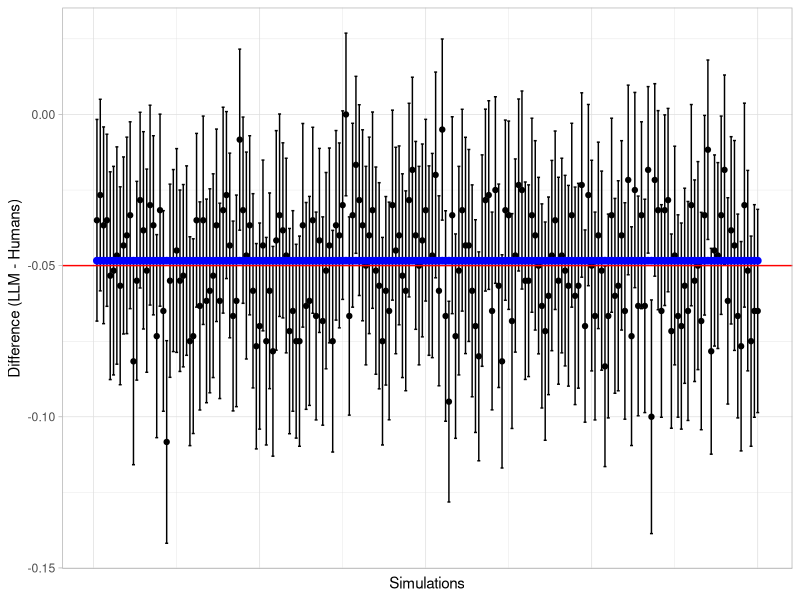

This chart was generated by the following R code:
library(tidyverse)
library(marginaleffects)

# In the first simulation I implemented the acccuracy of each coder is the only
# random varaible. The underlying accuracies of each coder, the llm, and the
# many reports each coder extract is the same in each simulation. Consinder 2nd
# version of simulation for that.

# In a first version of the simulation I actually had Type I error inflation
# when using cluster robus standard errors, because was data was INdependent,
# because I'm stupid and did no assign a difficult parameter for each report.
# This messed up the clustering formula.

# Null Hypthesis is true, LLM is actually slightly worse than humans.

set.seed(2)

llm_skill   <- 0.899 # Just more than 5% worse. How many times wouuld we say that llm is not more than 5% worse, if it actually is?

results <- data.frame()
results.ml <- data.frame()
true_difference_sim <- numeric()

n_human_coders_per_report <- 2 # Number of humans coding each report

sd_difficulty <- 0.5 # Standard deviation for report difficulty (logit scale)
correlation_difficulty <- -0.2 # Correlation between human and LLM difficulty

# NOTE: As the inherent human skill is very very close to one (see blow),
# increasing the SD of the difficulty (this is on the logit scale), will cause
# the overall accuracy to go down. Because large positive values of the
# difficulty will only increase the accuracy on the probability scale from e.g.,
# 0.95 to 0.98, but large negative values will decrease it from 0.95 to much
# lower values. It's linear on the logit scale, but not linear on the
# probability scale.


n_human_coders_total <- 6 

# human skill and llm skill refer to the inate ability of the human / llm
# extractor this will be combined with the difficulty of the report to come up
# with a probability of a correct answer. From this bernoulli distribution will
# we will randomly draw in each iteration of the simulation

human_skill <- c(0.95, 0.95, 0.94, 0.93, 0.96, 0.97) #arithmetric mean = 0.95

non_inferiority_margin <- 0.05
equivalence_bounds <- c(-non_inferiority_margin, Inf) # Test H1: LLM - Human > -0.05
n_reports <- 300

human_coder_ids <- paste0("human_", 1:n_human_coders_total)
report_ids <- paste0("report_", 1:n_reports)
llm_id <- "llm"

# --- Pre-calculate Lookups ---
extractor_lookup <- tibble(
  extractor_id = c(human_coder_ids, llm_id),
  skill = c(human_skill, llm_skill),
  logit_skill = qlogis(skill),
  is_llm = c(rep(0, n_human_coders_total), 1)
)

# --- Generate FIXED Report Difficulties (Outside Loop) ---

message("Generating fixed report difficulties...")
report_difficulty_lookup <- tibble(
  report_id = report_ids,
  report_difficulty_logit = rnorm(n_reports, 0, sd_difficulty)
) |> 
  
  # I'm adding a slight negative correlation between reports for humans and llm,
  # i.e., reports that are hard for llm are easier for humans and vice versa
  mutate(llm_difficulty_logit = 
           report_difficulty_logit*-correlation_difficulty + 
           rnorm(n_reports, 0, sd_difficulty))

# --- Generate FIXED Assignments for Reports (Outside Loop) ---
message("Generating fixed extractor assignments...")
sim_data_list_assigned <- vector("list", n_reports)
for (j in 1:n_reports) {
  selected_human_ids <- sample(human_coder_ids, n_human_coders_per_report, replace = FALSE)
  report_extractors <- c(selected_human_ids, llm_id)
  report_extractor_info <- extractor_lookup |>
    filter(extractor_id %in% report_extractors) |>
    mutate(report_id = report_ids[j])
  sim_data_list_assigned[[j]] <- report_extractor_info
}
sim_data_assigned <- bind_rows(sim_data_list_assigned)

# --- Calculate FIXED Actual Probabilities (Outside Loop) ---

# This integrates the report difficult and the accuracy of each extractor
message("Calculating fixed actual probabilities...")
sim_setup_data <- sim_data_assigned |>
  left_join(report_difficulty_lookup, by = "report_id") |>
  mutate(
    # Calculate actual probability for this extractor on this report
    logit_p_human = logit_skill + report_difficulty_logit,
    logit_llm_skill = logit_skill + llm_difficulty_logit,
    p_human = plogis(logit_p_human),
    p_llm = plogis(logit_llm_skill),
    p_actual = if_else(is_llm == 0, p_human, p_llm)
  )

# --- Calculate the SINGLE FIXED True Average Difference (Outside Loop) ---

avg_p_actual_llm_fixed <- mean(sim_setup_data$p_llm[sim_setup_data$is_llm == 1])
message(paste0("The average llm accuracy is ", round(avg_p_actual_llm_fixed, digits = 3), " with an SD of ", round(sd(sim_setup_data$p_llm[sim_setup_data$is_llm == 1]), digits = 3)))

avg_p_actual_human_fixed <- mean(sim_setup_data$p_human[sim_setup_data$is_llm == 0])
message(paste0("The (weighted) average human accuracy is ", round(avg_p_actual_human_fixed, digits = 3), " with an SD of ", round(sd(sim_setup_data$p_human[sim_setup_data$is_llm == 0]), digits = 3)))

true_difference_fixed <- avg_p_actual_llm_fixed - avg_p_actual_human_fixed
message(paste("Fixed True Average Difference (LLM - Human):", round(true_difference_fixed, 4)))

# Not exactly the values specified above, because not all humans extract same proportion of reports. 

sim_data_list <- vector("list", n_reports)

results <- data.frame()
results_m <- data.frame()

for(i in 1:200){
  message(paste0("Simulation ", i))
  
  sim_data_long <- sim_setup_data |> 
    mutate(
      correct = rbinom(n(), 1, p_actual)
    )
  
  human_data_sim <- sim_data_long |> filter(is_llm == 0)
  true_mean_human_accuracy_sim <- sum(human_data_sim$p_actual) / nrow(human_data_sim)
  true_llm_accuracy <- sim_data_long |> filter(is_llm == 1)  |> 
    pull(p_actual) |> mean()
  
  true_difference_sim[i] <- true_llm_accuracy - true_mean_human_accuracy_sim
  
  
  # Fit Simple GLM Model (ignoring clustering structure here)
  model_fit <- glm(correct ~ is_llm, data = sim_data_long, family = binomial(link = "logit"))
  # model_m_fit <- glmer(correct ~ is_llm + (is_llm|report_id), data = sim_data_long, family = binomial(link = "logit"))
  
  # Calculate difference using marginal effects. Uses delta method and cluster robust standard errors.
  # NOTE: I'm setting the width of the confidence interval to 0.9 so the lower bound 'corresponds' to the one sided alpha of 0.05
  comparison <- avg_comparisons(
    model_fit,
    variables = "is_llm",
    type = "response",
    comparison = "difference",
    vcov = ~report_id,
    conf_level = 0.9,
    equivalence = equivalence_bounds # this calculates the non-inferioty p-value (see bound set at the top)
  )
  
  results <- bind_rows(
    comparison |> data.frame() |> select(estimate, conf.low, conf.high, p.value, p.value.noninf), 
    results)
}

# Calculate Type I error rate / power if the llm is as good as the human
type_i_error_rate <- mean(results$p.value.noninf < 0.05)
type_i_error_rate

# Not sure why the two don't match
cbind(results, true_difference_sim) |> 
  mutate(type_i_error = if_else(conf.low > -0.05, 1, 0)) |> 
  pull(type_i_error) |> mean()

cbind(results, true_difference_sim) |> 
  mutate(sim = row_number()) |> 
  data.frame() |> 
  ggplot() +
  geom_point(aes(x = sim, y = estimate)) +
  geom_errorbar(aes(x = sim, y = estimate, ymin = conf.low, ymax = conf.high)) + 
  geom_hline(yintercept = -non_inferiority_margin, color = "red") + #non-inferiority margin
  geom_point(aes(y = true_difference_sim, x = sim), color = "blue", size = 2) + #true difference
  theme_light() +
  labs(
    x = "Simulations",
    y  = "Difference (LLM - Humans)"
  ) +
  theme(
    axis.text.x = element_blank(),
    axis.ticks.x = element_blank()
  )
